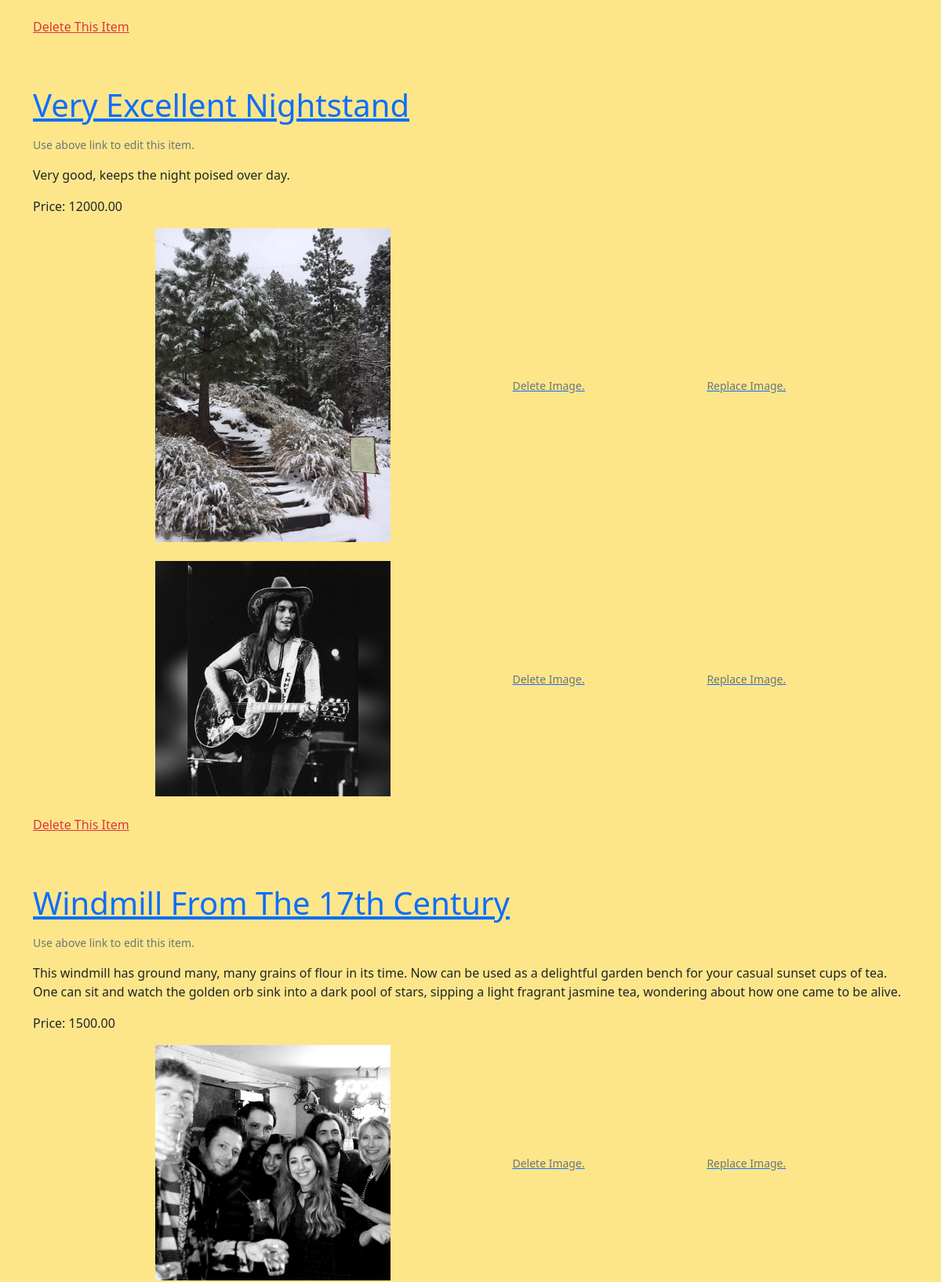
/shop/staff-manage-items/ (middle part), run on an earlier commit of the app's database.
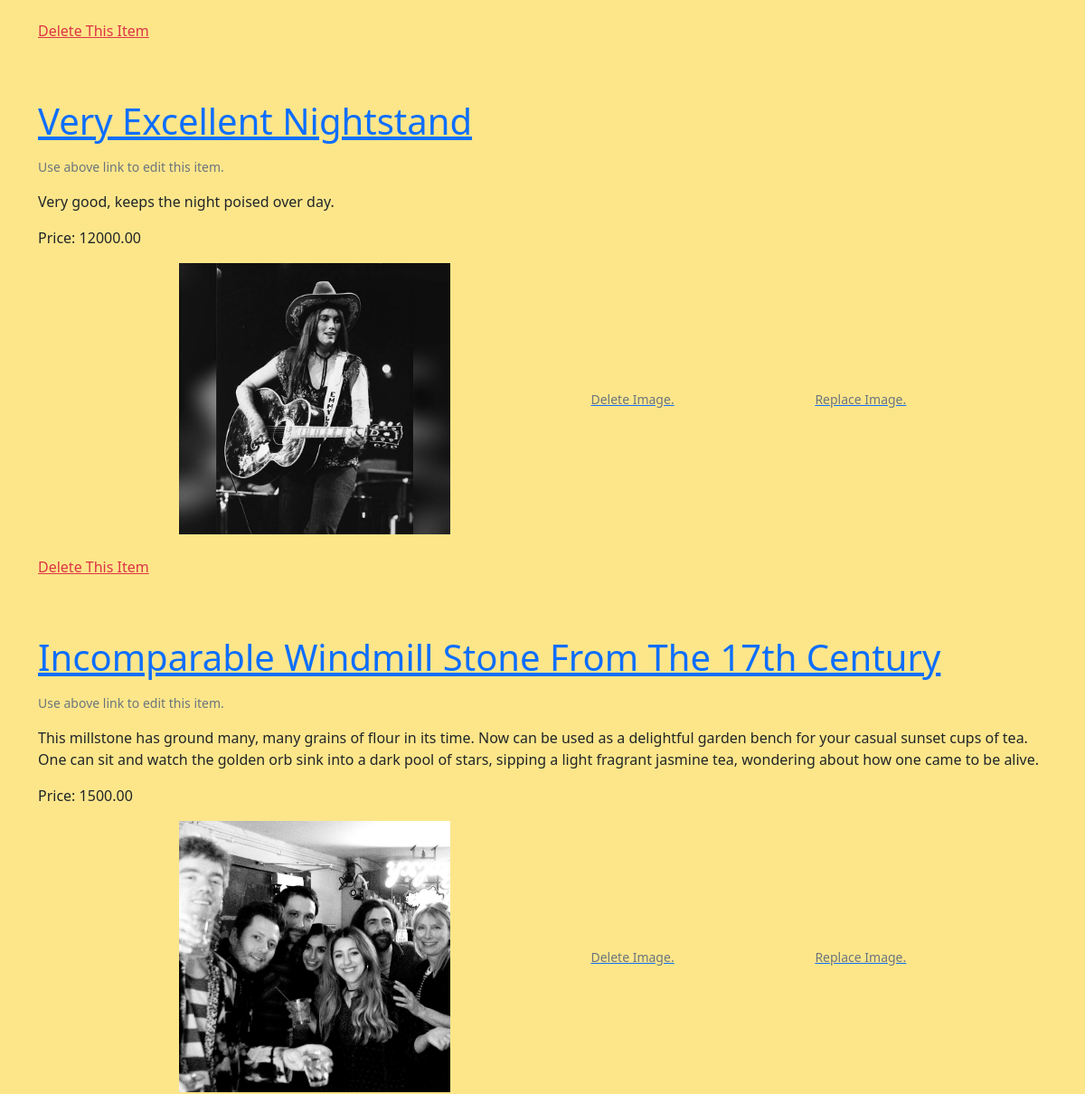
And on a later commit of the database.
### shop/models.py (models this page shows, shortened)
class ShopItems(models.Model):
    title = models.CharField(max_length=255)
    description = models.TextField()
    price = models.DecimalField(decimal_places=2, max_digits=12)
    class Meta:
        verbose_name_plural = "Shop Items"

class ShopItemImage(models.Model):
    product = models.ForeignKey(
        ShopItems, on_delete=models.CASCADE, related_name='images')
    image = models.ImageField(upload_to='shop/images')

### shop/views.py (the view)
# urls.py: path('staff-manage-items/', views.StaffManageItems.as_view(),
class StaffManageItems(ListView):
    model = ShopItems
    template_name = 'shop/staff_manage_items.html'
    queryset = ShopItems.objects.prefetch_related('images').all()
    context_object_name = "products"

### profiles/templatetags/user_in_group_tag.py (called while the page is built)
@register.filter(name='has_group')
def has_group(user, group_name):
    try:
        group = Group.objects.get(name=group_name)
    except Group.DoesNotExist:
        return False
    return group in user.groups.all()

### shop/templates/shop/staff_manage_items.html (shortened to what this page needs)
{% extends 'base.html' %}
{% block content %}
<br>
<br>
<br>
{% for product in products %}
<br>
    <a href="{% url 'staff_update_item' pk=product.id %}">
        <p class="display-6">{{ product.title }}</p>
    </a>
    <p class="small text-muted">Use above link to edit this item.</p>
    <p>{{ product.description }}</p>
    <p>Price: {{ product.price }}</p>
    {% for image in product.images.all %}
        <div class="image-span-flex" style="display: flex; justify-content: space-evenly; align-items: center;">
            <img src="{{image.image.url}}" alt="" style="width:300px;">
            <a href="{% url 'delete_image' pk=image.id %}">
                <span><small class="text-muted">Delete Image.</small></span>
            </a>
            <a href="{% url 'update_image' pk=image.id %}">
                <span><small class="text-muted">Replace Image.</small></span>
            </a>
        </div>
        <br>
    {% endfor %}
    <a href="{% url 'staff_delete_item' pk=product.id %}" class="text-danger">
        <p>Delete This Item</p>
    </a>
    <br>
{% endfor %}
{% endblock %}

What changed in the data, as far as the page shows it:
removed ShopItemImage: image (picture), shown under ShopItems "Very Excellent Nightstand"
changed ShopItems: title "Windmill From The 17th Century" → "Incomparable Windmill Stone From The 17th Century"; description "This windmill has ground many, many…" → "This millstone has ground many, many…"
